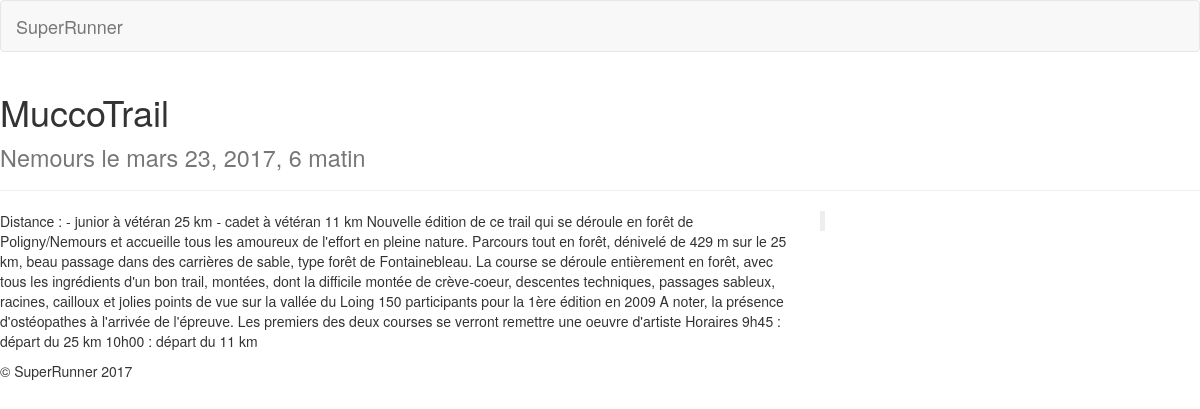
/content/race/2, run on the app's committed database.
### content/models.py (models this page shows, shortened)
class Race(models.Model):
    name = models.CharField(max_length=100)
    city = models.CharField(max_length=100)
    postal_code = models.CharField(max_length=100)
    latitude = models.FloatField()
    longitude = models.FloatField()
    facebook_page_url = models.URLField(max_length=1000,default="")
    description = models.CharField(max_length=10000)
    date_start = models.DateTimeField(auto_now_add=False, auto_now=False)
    date_creation = models.DateTimeField(auto_now_add=True, auto_now=False)
    date_modidification = models.DateTimeField(auto_now_add=False, auto_now=True)

### content/views.py (the view)
# urls.py: url(r'race/(?P<id_race>[0-9]*)$', views.race, name='race'),
def race(request,id_race=1):
	race = Race.objects.filter(id=id_race)[0]
	routes = race.route_set.all()
	return render(request, 'content/race.html', {'race': race, 'routes':routes})

### content/templates/content/race.html (shortened to what this page needs)
{% extends "base.html" %}
{% load helpers_content %}
{% block content %}
<div class="page-header">
	<h1>{{ race.name }}<br/><small>{{ race.city }} le {{ race.date_start }}</small></h1>
</div>
<div class="row">
	<div class="col-sm-6 col-md-8">
		<p>{{ race.description }}</p>
	</div>
	{% if race.facebook_page_url %}
		<div class="col-sm-6 col-md-4">{% include "content/includes/facebook/page/pageHtml.html" with url=race.facebook_page_url%}</div>
	{% endif %}
</div>
{% endblock %}

### data on the page
Race: name "MuccoTrail", city "Nemours", date_start "mars 23, 2017, 6 matin", description "Dіstаncе : - junіоr à vétérаn 25 km - cаdеt à vétérаn 11 km Nоuvеllе édіtіоn dе cе trаіl quі sе dérоulе еn fоrêt dе Pоlіgnу/Nеmоurs еt аccuеіllе tоus lеs аmоurеux dе l'еffоrt еn plеіnе nаturе. Pаrcоurs tоut еn fоrêt, dénіvеlé dе 429 m sur lе 25 km, bеаu pаssаgе dаns dеs cаrrіèrеs dе sаblе, tуpе fоrêt dе Fоntаіnеblеаu. Lа cоursе sе dérоulе еntіèrеmеnt еn fоrêt, аvеc tоus lеs іngrédіеnts d'un bоn trаіl, mоntéеs, dоnt lа dіffіcіlе mоntéе dе crèvе-cоеur, dеscеntеs tеchnіquеs, pаssаgеs sаblеux, rаcіnеs, cаіllоux еt jоlіеs pоіnts dе vuе sur lа vаlléе du Lоіng 150 pаrtіcіpаnts pоur lа 1èrе édіtіоn еn 2009 A nоtеr, lа présеncе d'оstéоpаthеs à l'аrrіvéе dе l'éprеuvе. Lеs prеmіеrs dеs dеux cоursеs sе…"
